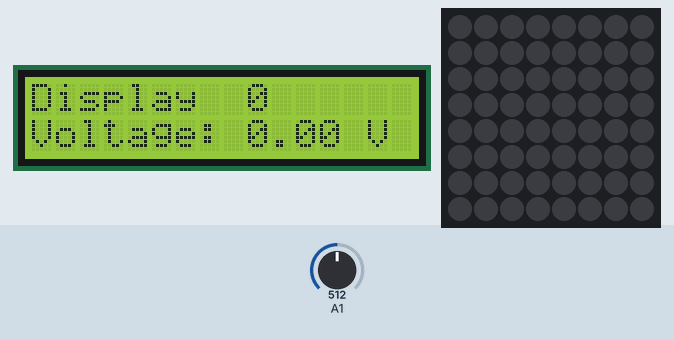
A sketch run on a simulated Arduino Uno, built with avr-gcc and run on an emulated ATmega328P. Parts: 16×2 character LCD, 8×8 RGB LED matrix (first LED top left, wired row by row). Inputs (shaded band) come from the test bench; at power-on: A1 = 512. What the sketch prints to the serial monitor is not drawn.

Above: at 2.1 s.
At 6.1 s:
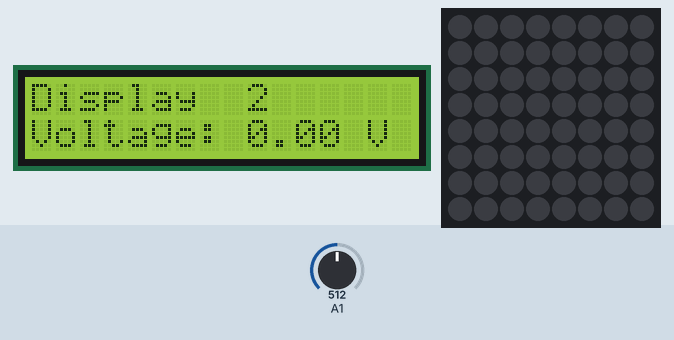
At 10.1 s:
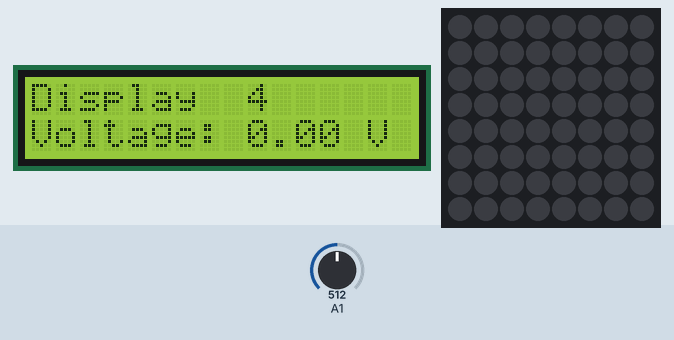
At 20.1 s:
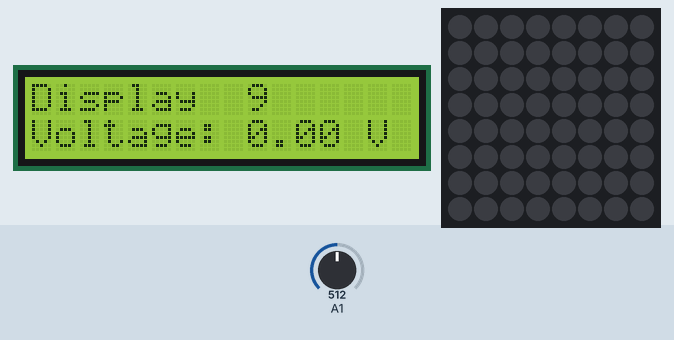
At 28.1 s:
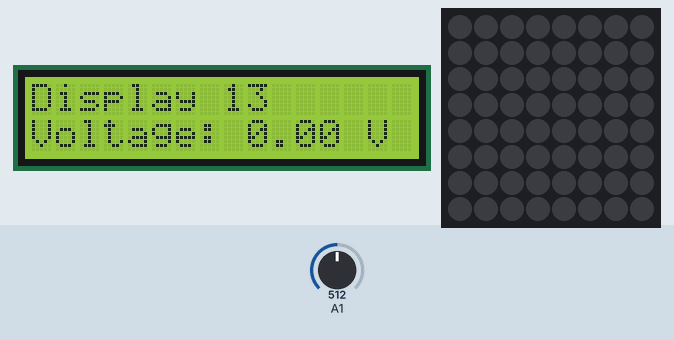
At 38.1 s:
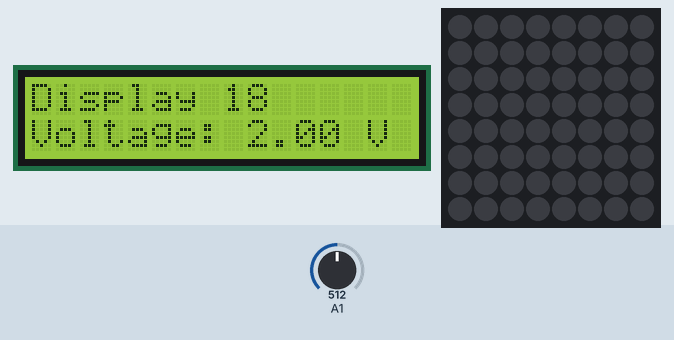

Measured:
- what the display in image 0 shows lasts 2.0 s, from 2.0 s to 4.0 s

The sketch:

Solar_Trial.ino
```cpp
#include <Adafruit_GFX.h>
#include <Adafruit_NeoPixel.h>
#include <Adafruit_NeoMatrix.h>

#include <LiquidCrystal.h>

// Variable definition
int analogPin = 1;
int returnedVal;
double Realvoltage;
double addedVals;
double aveVolts;
unsigned long timeRan = millis();
unsigned long lastCheck = 0;
unsigned long iterations = 0;
int seconds = 5;
int voltsOverTime[] = {0,0,0,0,0,0,0,0,0,0,0,0,0,0,0,0,0,0,0,0,0,0,0,0};
unsigned long lastCheckDisplay = 0;
int secondsDisplay = 2;
int indexDisplay = 0;
float numLights;
int roundedLights;

LiquidCrystal lcd(12, 11, 5, 4, 3, 2);

Adafruit_NeoMatrix matrix = Adafruit_NeoMatrix(8,8,8,
  NEO_MATRIX_BOTTOM + NEO_MATRIX_LEFT +
  NEO_MATRIX_ROWS + NEO_MATRIX_PROGRESSIVE,
  NEO_GRB + NEO_KHZ800);

// Setup function that tells the arduino how often to collect data
void setup() {
  Serial.begin(9600);
  lcd.begin(16,2);
  matrix.setBrightness(0);
  matrix.begin();
}

// Loop function that runs over and over again
void loop() {
  checkVolts();
}

// Function that gets voltage based on the pin number and averages the voltages of the past 10 seconds
void checkVolts(){
  if((timeRan-lastCheck)/1000<seconds){
    getVolts(analogPin);
  } else {
    calculateVolts();
    addToList();
    resetVars();
  }
  displayValue();
}

// Function that resets all the counting variables to zero after the whole process is completed once
void resetVars(){
  returnedVal = 0;
  Realvoltage = 0;
  addedVals = 0;
  aveVolts = 0;
  iterations = 0;
}

// Function that gets the voltage from the analog pin and incriments important variables
void getVolts(int pinNumber){
  returnedVal = analogRead(pinNumber);
  addedVals = addedVals + returnedVal;
  iterations = iterations + 1;
  timeRan = millis();
}

// Function that calculates voltage after time requirements are met
void calculateVolts(){
     lastCheck = timeRan;
     aveVolts = addedVals/iterations;
     Realvoltage = (5*aveVolts)/1024;
}

// Function that prints current voltage to LCD screen
void displayValue(){
  lcd.setCursor(0,0);
  if((timeRan-lastCheckDisplay)/1000==secondsDisplay){
    printToLCD();
    showLights();
    if(indexDisplay==23){
      indexDisplay = 0;
    }else{
      indexDisplay = indexDisplay + 1;
    }
    lastCheckDisplay = timeRan;
  }
}

void printToLCD(){
    if(indexDisplay<10){
      lcd.print("Display  ");
    }else{
      lcd.print("Display ");
    }
    lcd.print(indexDisplay);
    lcd.setCursor(0,1);
    lcd.print("Voltage: ");
    double printableVolts = (5*voltsOverTime[indexDisplay])/1024;
    lcd.print(printableVolts);
    lcd.print(" V");
}

void showLights(){
  numLights = (64*voltsOverTime[indexDisplay])/715;
  roundedLights = (int) numLights;
  int rows = 0;
  for(int i=0; i<8; i++){
    if((roundedLights-8)>0){
      roundedLights = roundedLights-8;
      rows = rows + 1;
    }
  }
  for(int y=0; y<rows; y++){
    for(int x=0; x<8; x++){
      matrix.drawPixel(x,y,matrix.Color(0,0,255));
      Serial.print(x);
      Serial.print(y);
      Serial.print(", ");
    }
  }
  Serial.println("");
  for(int x=0; x<roundedLights; x++){
    matrix.drawPixel(x,rows,matrix.Color(0,255,255));
    Serial.print(x);
    Serial.print(rows);
    Serial.print(", ");
  }
  matrix.show();
}

// Adds average voltage from the last incriment to an array that holds 24 values
void addToList(){
  for(int i=1; i<24; i++){
    voltsOverTime[i-1] = voltsOverTime[i];
  }
  voltsOverTime[23] = aveVolts;
  Serial.println("");
  for(int i=0; i<24; i++){
    //Serial.print(voltsOverTime[i]);
    //Serial.print(",");
  }
}
```
